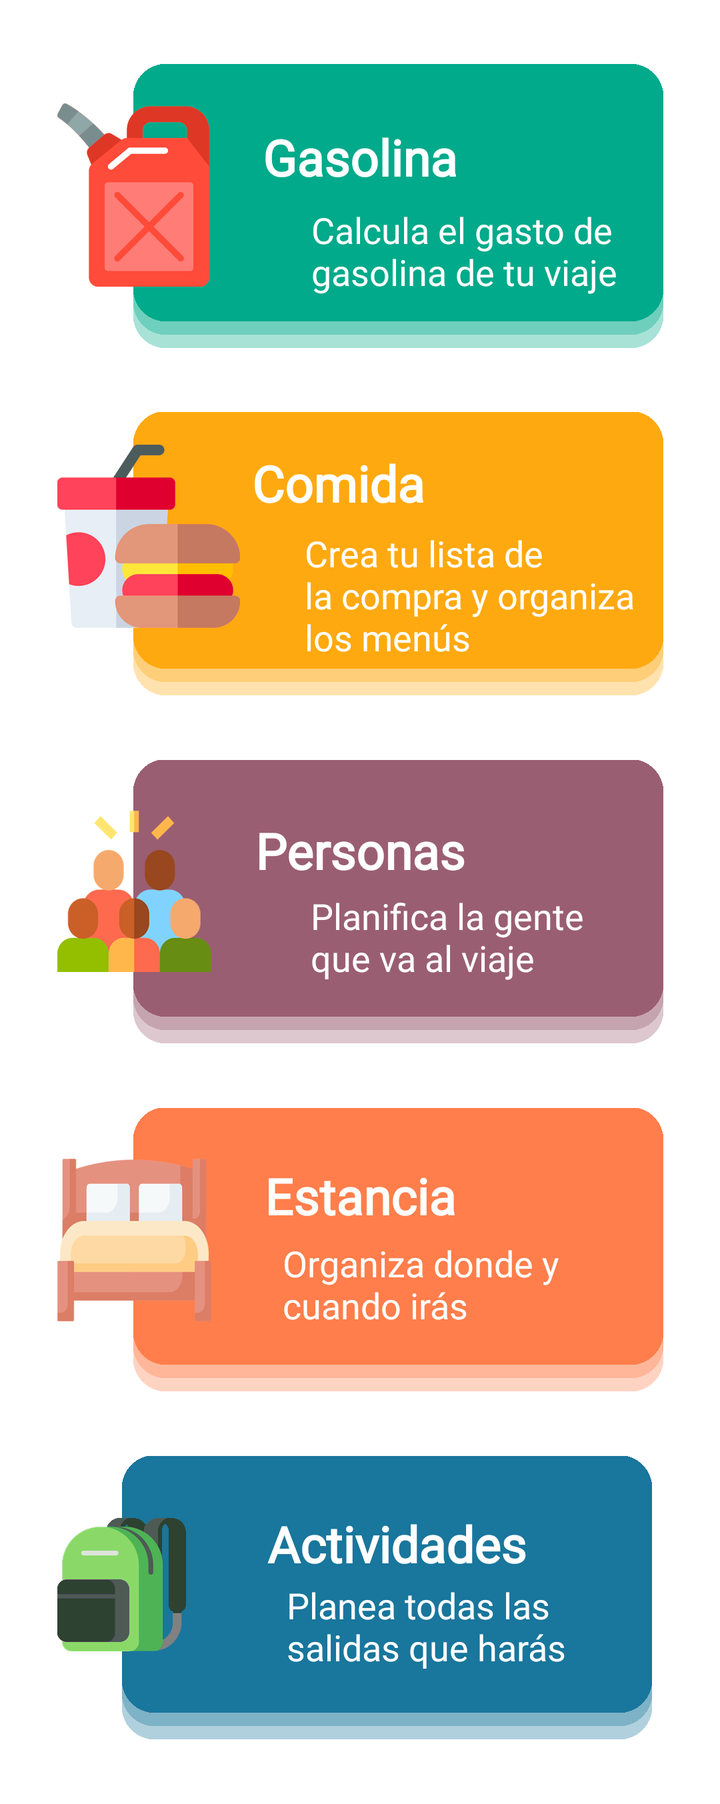
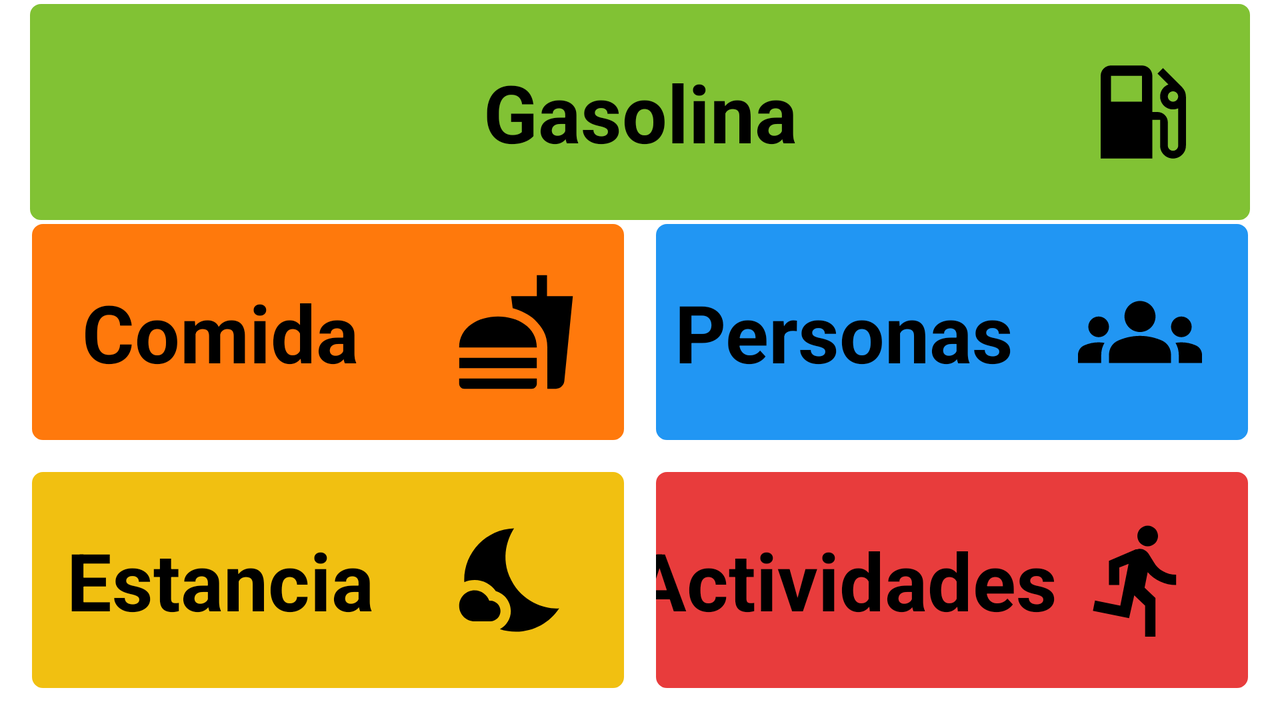

Compare how this app lays out the same screen by default and in its alternative resource folder. The renders come first, then the two layout files and the values they reference.
<!-- AndroidManifest.xml: application theme Theme.Organify -->
<!-- res/layout/activity_new_travel.xml -->
<?xml version="1.0" encoding="utf-8"?>
<ScrollView xmlns:android="http://schemas.android.com/apk/res/android"
    xmlns:app="http://schemas.android.com/apk/res-auto"
    xmlns:tools="http://schemas.android.com/tools"
    android:layout_width="match_parent"
    android:layout_height="match_parent"
    android:background="?attr/background_color"
    tools:context=".NewTravel">

    <androidx.constraintlayout.widget.ConstraintLayout
        android:id="@+id/linearLayout"
        android:layout_width="match_parent"
        android:layout_height="wrap_content"
        android:gravity="center"
        android:orientation="vertical"
        app:layout_constraintBottom_toBottomOf="parent"
        app:layout_constraintEnd_toEndOf="parent"
        app:layout_constraintStart_toStartOf="parent"
        app:layout_constraintTop_toTopOf="parent">

            <ImageView
                android:id="@+id/gasoline_button"
                android:layout_width="wrap_content"
                android:layout_height="426px"
                android:layout_marginTop="32dp"
                android:src="@drawable/button_gasoline"
                app:layout_constraintEnd_toEndOf="parent"
                app:layout_constraintStart_toStartOf="parent"
                app:layout_constraintTop_toTopOf="parent" />

        <TextView
            android:id="@+id/textView2"
            android:layout_width="wrap_content"
            android:layout_height="wrap_content"
            android:fontFamily="@font/lucida_console"
            android:text="Gasolina"
            android:textColor="?attr/text_color_reverse"
            android:textSize="25sp"
            android:textStyle="bold"
            app:layout_constraintBottom_toBottomOf="@+id/gasoline_button"
            app:layout_constraintEnd_toEndOf="parent"
            app:layout_constraintStart_toStartOf="@+id/gasoline_button"
            app:layout_constraintTop_toTopOf="parent"
            app:layout_constraintVertical_bias="0.44" />

        <TextView
            android:id="@+id/textView3"
            android:layout_width="wrap_content"
            android:layout_height="wrap_content"
            android:fontFamily="@font/lucida_console"
            android:text="Calcula el gasto de \ngasolina de tu viaje"
            android:textColor="?attr/text_color_reverse"
            android:textSize="18sp"
            app:layout_constraintBottom_toTopOf="@+id/food_button"
            app:layout_constraintEnd_toEndOf="parent"
            app:layout_constraintHorizontal_bias="0.76"
            app:layout_constraintStart_toStartOf="@+id/gasoline_button"
            app:layout_constraintTop_toBottomOf="@+id/textView2"
            app:layout_constraintVertical_bias="0.110000014" />


            <ImageView
                android:id="@+id/food_button"
                android:layout_width="wrap_content"
                android:layout_height="426px"
                android:layout_marginTop="32dp"
                android:src="@drawable/button_comida"
                app:layout_constraintEnd_toEndOf="parent"
                app:layout_constraintStart_toStartOf="parent"
                app:layout_constraintTop_toBottomOf="@+id/gasoline_button" />

        <TextView
            android:id="@+id/text"
            android:layout_width="wrap_content"
            android:layout_height="wrap_content"
            android:fontFamily="@font/lucida_console"
            android:text="Comida"
            android:textColor="?attr/text_color_reverse"
            android:textSize="25sp"
            android:textStyle="bold"
            app:layout_constraintBottom_toBottomOf="@+id/food_button"
            app:layout_constraintEnd_toEndOf="parent"
            app:layout_constraintHorizontal_bias="0.46"
            app:layout_constraintStart_toStartOf="@+id/gasoline_button"
            app:layout_constraintTop_toBottomOf="@+id/gasoline_button"
            app:layout_constraintVertical_bias="0.36" />

        <TextView
            android:id="@+id/textView5"
            android:layout_width="wrap_content"
            android:layout_height="wrap_content"
            android:fontFamily="@font/lucida_console"
            android:text="Crea tu lista de \nla compra y organiza \nlos menús"
            android:textColor="?attr/text_color_reverse"
            android:textSize="18sp"
            app:layout_constraintBottom_toTopOf="@+id/people_button"
            app:layout_constraintEnd_toEndOf="parent"
            app:layout_constraintHorizontal_bias="0.8"
            app:layout_constraintStart_toStartOf="@+id/gasoline_button"
            app:layout_constraintTop_toBottomOf="@+id/text"
            app:layout_constraintVertical_bias="0.110000014" />

            <ImageView
                android:id="@+id/people_button"
                android:layout_width="wrap_content"
                android:layout_height="426px"
                android:layout_marginTop="32dp"
                android:src="@drawable/button_personas"
                app:layout_constraintEnd_toEndOf="parent"
                app:layout_constraintStart_toStartOf="parent"
                app:layout_constraintTop_toBottomOf="@+id/food_button" />

        <TextView
            android:id="@+id/text2"
            android:layout_width="wrap_content"
            android:layout_height="wrap_content"
            android:fontFamily="@font/lucida_console"
            android:text="Personas"
            android:textColor="?attr/text_color_reverse"
            android:textSize="25sp"
            android:textStyle="bold"
            app:layout_constraintBottom_toBottomOf="@+id/people_button"
            app:layout_constraintEnd_toEndOf="parent"
            app:layout_constraintStart_toStartOf="@+id/gasoline_button"
            app:layout_constraintTop_toBottomOf="@+id/food_button"
            app:layout_constraintVertical_bias="0.43" />

        <TextView
            android:id="@+id/textView7"
            android:layout_width="wrap_content"
            android:layout_height="wrap_content"
            android:fontFamily="@font/lucida_console"
            android:text="Planifica la gente \nque va al viaje"
            android:textColor="?attr/text_color_reverse"
            android:textSize="18sp"
            app:layout_constraintBottom_toBottomOf="@+id/people_button"
            app:layout_constraintEnd_toEndOf="parent"
            app:layout_constraintHorizontal_bias="0.71"
            app:layout_constraintStart_toStartOf="@+id/gasoline_button"
            app:layout_constraintTop_toBottomOf="@+id/text2"
            app:layout_constraintVertical_bias="0.110000014" />

        <ImageView
            android:id="@+id/stay_button"
            android:layout_width="wrap_content"
            android:layout_height="426px"
            android:layout_marginTop="32dp"
            android:src="@drawable/button_estancia"
            app:layout_constraintEnd_toEndOf="parent"
            app:layout_constraintStart_toStartOf="parent"
            app:layout_constraintTop_toBottomOf="@+id/people_button" />

        <TextView
            android:id="@+id/text3"
            android:layout_width="wrap_content"
            android:layout_height="wrap_content"
            android:fontFamily="@font/lucida_console"
            android:text="Estancia"
            android:textColor="?attr/text_color_reverse"
            android:textSize="25sp"
            android:textStyle="bold"
            app:layout_constraintBottom_toBottomOf="@+id/stay_button"
            app:layout_constraintEnd_toEndOf="parent"
            app:layout_constraintStart_toStartOf="@+id/gasoline_button"
            app:layout_constraintTop_toBottomOf="@+id/people_button"
            app:layout_constraintVertical_bias="0.42000002" />

        <TextView
            android:id="@+id/textView8"
            android:layout_width="wrap_content"
            android:layout_height="wrap_content"
            android:fontFamily="@font/lucida_console"
            android:text="Organiza donde y \ncuando irás"
            android:textColor="?attr/text_color_reverse"
            android:textSize="18sp"
            app:layout_constraintBottom_toBottomOf="@+id/stay_button"
            app:layout_constraintEnd_toEndOf="parent"
            app:layout_constraintHorizontal_bias="0.65"
            app:layout_constraintStart_toStartOf="@+id/gasoline_button"
            app:layout_constraintTop_toBottomOf="@+id/text3"
            app:layout_constraintVertical_bias="0.13" />

        <ImageView
            android:id="@+id/activities_button"
            android:layout_width="wrap_content"
            android:layout_height="426px"
            android:layout_marginTop="32dp"
            android:layout_marginBottom="32dp"
            android:src="@drawable/button_actividades"
            app:layout_constraintBottom_toBottomOf="parent"
            app:layout_constraintEnd_toEndOf="parent"
            app:layout_constraintStart_toStartOf="parent"
            app:layout_constraintTop_toBottomOf="@+id/stay_button"
            app:layout_constraintVertical_bias="0.25" />

        <TextView
            android:id="@+id/text4"
            android:layout_width="wrap_content"
            android:layout_height="wrap_content"
            android:fontFamily="@font/lucida_console"
            android:text="Actividades"
            android:textColor="?attr/text_color_reverse"
            android:textSize="25sp"
            android:textStyle="bold"
            app:layout_constraintBottom_toBottomOf="@+id/activities_button"
            app:layout_constraintEnd_toEndOf="parent"
            app:layout_constraintHorizontal_bias="0.58"
            app:layout_constraintStart_toStartOf="@+id/gasoline_button"
            app:layout_constraintTop_toBottomOf="@+id/stay_button"
            app:layout_constraintVertical_bias="0.42000002" />

        <TextView
            android:layout_width="wrap_content"
            android:layout_height="wrap_content"
            android:layout_marginBottom="30dp"
            android:fontFamily="@font/lucida_console"
            android:text="Planea todas las \nsalidas que harás"
            android:textColor="?attr/text_color_reverse"
            android:textSize="18sp"
            app:layout_constraintBottom_toBottomOf="@+id/activities_button"
            app:layout_constraintEnd_toEndOf="parent"
            app:layout_constraintHorizontal_bias="0.65"
            app:layout_constraintStart_toStartOf="@+id/gasoline_button"
            app:layout_constraintTop_toBottomOf="@+id/text4"
            app:layout_constraintVertical_bias="0.26" />
    </androidx.constraintlayout.widget.ConstraintLayout>
</ScrollView>
<!-- resources referenced by this layout -->
<resources>
  <!-- drawable button_actividades: png bitmap (drawable, 13349 bytes) -->
  <!-- drawable button_comida: png bitmap (drawable, 16064 bytes) -->
  <!-- drawable button_estancia: png bitmap (drawable, 12187 bytes) -->
  <!-- drawable button_gasoline: png bitmap (drawable, 16805 bytes) -->
  <!-- drawable button_personas: png bitmap (drawable, 18939 bytes) -->
  <style name="Theme.Organify" parent="Theme.MaterialComponents.DayNight.NoActionBar">
          
          <item name="colorPrimary">@color/black</item>
          <item name="colorPrimaryVariant">@color/black</item>
          <item name="colorOnPrimary">@color/white</item>
          
          <item name="colorSecondary">@color/black</item>
          <item name="colorSecondaryVariant">@color/black</item>
          <item name="colorOnSecondary">@color/black</item>
          
          <item name="android:statusBarColor" tools:targetApi="l">?attr/colorPrimaryVariant</item>
          
          <item name="button_color">@color/black</item>
          <item name="background_color">@color/white</item>
          <item name="text_color">@color/black</item>
          <item name="text_color_reverse">@color/white</item>
          <item name="background_color_grey">@color/white</item>
          <item name="background_image">@drawable/backgrround_lake_blue</item>
          <item name="background_image_2">@drawable/backgrround_lake_blue_2</item>
          <item name="background_image_3">@drawable/backgrround_lake_blue_bot</item>
      </style>
  <color name="black">#FF000000</color>
  <color name="white">#FFFFFFFF</color>
  <!-- drawable backgrround_lake_blue: png bitmap (drawable, 17866 bytes) -->
  <!-- drawable backgrround_lake_blue_2: png bitmap (drawable, 42577 bytes) -->
  <!-- drawable backgrround_lake_blue_bot: png bitmap (drawable, 28692 bytes) -->
</resources>
<!-- res/layout-land/activity_new_travel.xml (the repository's variant of the layout above) -->
<!-- drawn on the phone turned sideways -->
<?xml version="1.0" encoding="utf-8"?>
<androidx.constraintlayout.widget.ConstraintLayout xmlns:android="http://schemas.android.com/apk/res/android"
    xmlns:app="http://schemas.android.com/apk/res-auto"
    xmlns:tools="http://schemas.android.com/tools"
    android:layout_width="match_parent"
    android:layout_height="match_parent"
    tools:context=".NewTravel">

    <androidx.constraintlayout.widget.ConstraintLayout
        android:layout_width="match_parent"
        android:layout_height="match_parent">

        //GASOLINE

        <androidx.constraintlayout.widget.ConstraintLayout
            android:id="@+id/gasoline_button"
            android:layout_width="match_parent"
            android:layout_height="wrap_content"
            android:layout_margin="15dp"
            android:background="@drawable/round_border"
            android:backgroundTint="#81C234"
            android:clickable="true"
            android:focusable="true"
            android:gravity="center"
            app:layout_constraintBottom_toTopOf="@+id/constraintLayout"
            app:layout_constraintTop_toTopOf="parent"
            tools:layout_editor_absoluteX="15dp">

            <TextView
                android:layout_width="wrap_content"
                android:layout_height="wrap_content"
                android:text="Gasolina"
                android:textColor="@color/black"
                android:textSize="40sp"
                android:textStyle="bold"
                app:layout_constraintBottom_toBottomOf="parent"
                app:layout_constraintEnd_toEndOf="parent"
                app:layout_constraintStart_toStartOf="parent"
                app:layout_constraintTop_toTopOf="parent" />

            <ImageView
                android:id="@+id/gasoline_icon"
                android:layout_width="wrap_content"
                android:layout_height="wrap_content"
                android:src="@drawable/gasoline_icon"
                app:layout_constraintBottom_toBottomOf="parent"
                app:layout_constraintEnd_toEndOf="parent"
                app:layout_constraintTop_toTopOf="parent" />

        </androidx.constraintlayout.widget.ConstraintLayout>

        //FOOD

        //PERSONS

        //ACTIVITIES

        //STAY

        <androidx.constraintlayout.widget.ConstraintLayout
            android:id="@+id/constraintLayout"
            android:layout_width="0dp"
            android:layout_height="wrap_content"
            android:layout_marginStart="8dp"
            android:layout_marginLeft="8dp"
            android:layout_marginEnd="16dp"
            android:layout_marginRight="16dp"
            android:layout_marginBottom="16dp"
            android:background="@drawable/round_border"
            android:backgroundTint="#2196F3"
            android:clickable="true"
            android:focusable="true"
            android:gravity="center"
            android:orientation="horizontal"
            app:layout_constraintBottom_toTopOf="@+id/activities"
            app:layout_constraintEnd_toEndOf="parent"
            app:layout_constraintStart_toEndOf="@+id/food">

            <TextView
                android:layout_width="wrap_content"
                android:layout_height="wrap_content"
                android:text="Personas"
                android:textColor="@color/black"
                android:textSize="40sp"
                android:textStyle="bold"
                app:layout_constraintBottom_toBottomOf="parent"
                app:layout_constraintEnd_toStartOf="@+id/imageView3"
                app:layout_constraintStart_toStartOf="parent"
                app:layout_constraintTop_toTopOf="parent" />

            <ImageView
                android:id="@+id/imageView3"
                android:layout_width="wrap_content"
                android:layout_height="wrap_content"
                android:src="@drawable/group_icon"
                app:layout_constraintEnd_toEndOf="parent"
                app:layout_constraintTop_toTopOf="parent" />
        </androidx.constraintlayout.widget.ConstraintLayout>

        <androidx.constraintlayout.widget.ConstraintLayout
            android:id="@+id/activities"
            android:layout_width="0dp"
            android:layout_height="wrap_content"
            android:layout_alignParentEnd="true"
            android:layout_alignParentRight="true"
            android:layout_alignParentBottom="true"
            android:layout_marginStart="8dp"
            android:layout_marginLeft="8dp"
            android:layout_marginEnd="16dp"
            android:layout_marginRight="16dp"
            android:layout_marginBottom="16dp"
            android:layout_toEndOf="@+id/stay"
            android:layout_toRightOf="@+id/stay"
            android:background="@drawable/round_border"
            android:backgroundTint="#E83C3C"
            android:clickable="true"
            android:focusable="true"
            android:gravity="center"
            android:orientation="horizontal"
            app:layout_constraintBottom_toBottomOf="parent"
            app:layout_constraintEnd_toEndOf="parent"
            app:layout_constraintStart_toEndOf="@+id/stay">

            <TextView
                android:layout_width="wrap_content"
                android:layout_height="wrap_content"
                android:text="Actividades"
                android:textColor="@color/black"
                android:textSize="40sp"
                android:textStyle="bold"
                app:layout_constraintBottom_toBottomOf="parent"
                app:layout_constraintEnd_toStartOf="@+id/imageView4"
                app:layout_constraintStart_toStartOf="parent"
                app:layout_constraintTop_toTopOf="parent" />

            <ImageView
                android:id="@+id/imageView4"
                android:layout_width="wrap_content"
                android:layout_height="wrap_content"
                android:src="@drawable/activities_icon"
                app:layout_constraintBottom_toBottomOf="parent"
                app:layout_constraintEnd_toEndOf="parent"
                app:layout_constraintTop_toTopOf="parent" />
        </androidx.constraintlayout.widget.ConstraintLayout>

        <androidx.constraintlayout.widget.ConstraintLayout
            android:id="@+id/stay"
            android:layout_width="0dp"
            android:layout_height="wrap_content"
            android:layout_alignParentStart="true"
            android:layout_alignParentLeft="true"
            android:layout_alignParentBottom="true"
            android:layout_marginStart="16dp"
            android:layout_marginLeft="16dp"
            android:layout_marginEnd="8dp"
            android:layout_marginRight="8dp"
            android:layout_marginBottom="16dp"
            android:background="@drawable/round_border"
            android:backgroundTint="#F1C011"
            android:clickable="true"
            android:focusable="true"
            android:gravity="center"
            android:orientation="horizontal"
            app:layout_constraintBottom_toBottomOf="parent"
            app:layout_constraintEnd_toStartOf="@+id/activities"
            app:layout_constraintStart_toStartOf="parent">

            <TextView
                android:layout_width="wrap_content"
                android:layout_height="wrap_content"
                android:text="Estancia"
                android:textColor="@color/black"
                android:textSize="40sp"
                android:textStyle="bold"
                app:layout_constraintBottom_toBottomOf="parent"
                app:layout_constraintEnd_toStartOf="@+id/imageView5"
                app:layout_constraintStart_toStartOf="parent"
                app:layout_constraintTop_toTopOf="parent" />

            <ImageView
                android:id="@+id/imageView5"
                android:layout_width="wrap_content"
                android:layout_height="wrap_content"
                android:src="@drawable/stay_icon"
                app:layout_constraintBottom_toBottomOf="parent"
                app:layout_constraintEnd_toEndOf="parent"
                app:layout_constraintTop_toTopOf="parent" />
        </androidx.constraintlayout.widget.ConstraintLayout>

        <androidx.constraintlayout.widget.ConstraintLayout
            android:id="@+id/food"
            android:layout_width="0dp"
            android:layout_height="wrap_content"
            android:layout_marginStart="16dp"
            android:layout_marginLeft="16dp"
            android:layout_marginEnd="8dp"
            android:layout_marginRight="8dp"
            android:layout_marginBottom="16dp"
            android:background="@drawable/round_border"
            android:backgroundTint="@color/auto_gas"
            android:clickable="true"
            android:focusable="true"
            android:gravity="center"
            android:orientation="horizontal"
            app:layout_constraintBottom_toTopOf="@+id/stay"
            app:layout_constraintEnd_toStartOf="@+id/constraintLayout"
            app:layout_constraintStart_toStartOf="parent">

            <TextView
                android:id="@+id/textView2"
                android:layout_width="wrap_content"
                android:layout_height="wrap_content"
                android:text="Comida"
                android:textColor="@color/black"
                android:textSize="40sp"
                android:textStyle="bold"
                app:layout_constraintBottom_toBottomOf="parent"
                app:layout_constraintEnd_toStartOf="@+id/imageView2"
                app:layout_constraintStart_toStartOf="parent"
                app:layout_constraintTop_toTopOf="parent" />

            <ImageView
                android:id="@+id/imageView2"
                android:layout_width="wrap_content"
                android:layout_height="wrap_content"
                android:src="@drawable/food_icon"
                app:layout_constraintEnd_toEndOf="parent"
                app:layout_constraintTop_toTopOf="parent" />
        </androidx.constraintlayout.widget.ConstraintLayout>
    </androidx.constraintlayout.widget.ConstraintLayout>

</androidx.constraintlayout.widget.ConstraintLayout>
<!-- resources referenced by the variant -->
<!-- as the phone turned sideways resolves them -->
<resources>
  <color name="auto_gas">#FF790C</color>
  <color name="black">#FF000000</color>
  <!-- drawable activities_icon (drawable) -->
  <vector xmlns:android="http://schemas.android.com/apk/res/android"
      android:width="108dp"
      android:height="108dp"
      android:viewportWidth="108"
      android:viewportHeight="108"
      android:tint="#000000"
      android:autoMirrored="true">
    <group android:scaleX="2.5839"
        android:scaleY="2.5839"
        android:translateX="22.9932"
        android:translateY="22.9932">
      <path
          android:fillColor="@android:color/white"
          android:pathData="M13.49,5.48c1.1,0 2,-0.9 2,-2s-0.9,-2 -2,-2 -2,0.9 -2,2 0.9,2 2,2zM9.89,19.38l1,-4.4 2.1,2v6h2v-7.5l-2.1,-2 0.6,-3c1.3,1.5 3.3,2.5 5.5,2.5v-2c-1.9,0 -3.5,-1 -4.3,-2.4l-1,-1.6c-0.4,-0.6 -1,-1 -1.7,-1 -0.3,0 -0.5,0.1 -0.8,0.1l-5.2,2.2v4.7h2v-3.4l1.8,-0.7 -1.6,8.1 -4.9,-1 -0.4,2 7,1.4z"/>
    </group>
  </vector>
  <!-- drawable food_icon (drawable) -->
  <vector xmlns:android="http://schemas.android.com/apk/res/android"
      android:width="108dp"
      android:height="108dp"
      android:viewportWidth="108"
      android:viewportHeight="108"
      android:tint="#000000">
    <group android:scaleX="2.5839"
        android:scaleY="2.5839"
        android:translateX="22.9932"
        android:translateY="22.9932">
      <path
          android:fillColor="@android:color/white"
          android:pathData="M18.06,22.99h1.66c0.84,0 1.53,-0.64 1.63,-1.46L23,5.05h-5L18,1h-1.97v4.05h-4.97l0.3,2.34c1.71,0.47 3.31,1.32 4.27,2.26 1.44,1.42 2.43,2.89 2.43,5.29v8.05zM1,21.99L1,21h15.03v0.99c0,0.55 -0.45,1 -1.01,1L2.01,22.99c-0.56,0 -1.01,-0.45 -1.01,-1zM16.03,14.99c0,-8 -15.03,-8 -15.03,0h15.03zM1.02,17h15v2h-15z"/>
    </group>
  </vector>
  <!-- drawable gasoline_icon (drawable) -->
  <vector xmlns:android="http://schemas.android.com/apk/res/android"
      android:width="108dp"
      android:height="108dp"
      android:viewportWidth="108"
      android:viewportHeight="108"
      android:tint="#000000">
    <group android:scaleX="2.5839"
        android:scaleY="2.5839"
        android:translateX="22.9932"
        android:translateY="22.9932">
      <path
          android:fillColor="@android:color/white"
          android:pathData="M19.77,7.23l0.01,-0.01 -3.72,-3.72L15,4.56l2.11,2.11c-0.94,0.36 -1.61,1.26 -1.61,2.33 0,1.38 1.12,2.5 2.5,2.5 0.36,0 0.69,-0.08 1,-0.21v7.21c0,0.55 -0.45,1 -1,1s-1,-0.45 -1,-1L17,14c0,-1.1 -0.9,-2 -2,-2h-1L14,5c0,-1.1 -0.9,-2 -2,-2L6,3c-1.1,0 -2,0.9 -2,2v16h10v-7.5h1.5v5c0,1.38 1.12,2.5 2.5,2.5s2.5,-1.12 2.5,-2.5L20.5,9c0,-0.69 -0.28,-1.32 -0.73,-1.77zM12,10L6,10L6,5h6v5zM18,10c-0.55,0 -1,-0.45 -1,-1s0.45,-1 1,-1 1,0.45 1,1 -0.45,1 -1,1z"/>
    </group>
  </vector>
  <!-- drawable round_border (drawable) -->
  <selector xmlns:android="http://schemas.android.com/apk/res/android" >
      <item >
          <shape android:shape="rectangle"  >
              <corners android:radius="5dp" />
              <stroke android:width="1dp" android:color="#A5A5A5" />
  
  
              
  
          </shape>
      </item>
  
  </selector>
  <color name="white">#FFFFFFFF</color>
</resources>
